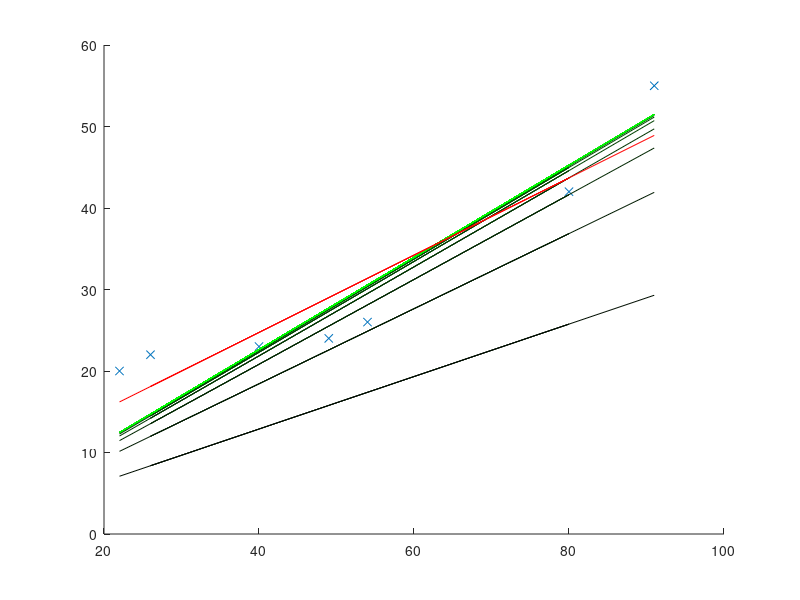

Write the MATLAB code that produced this figure.
%set the data
X=[1 1 1 1 1 1 1; 22 49 80 26 40 54 91];
Y=[20 24 42 22 23 26 55];
hold on;
plot(X(2,:),Y, 'x');

% set the actual values of W
W = [5.775 0.474]';
YAct = (W' * X);

% GRADIENT DESCENT
W = zeros(2,1);     % initialize W to all zeros
m = size(X,2);      % number of instances
n = size(W,1);      % number of parameters
alpha = 0.000025;    % gradient descent step size

disp('Starting Weights:');
W

% 1) do the loop for W estimation using gradient descent ------------
for iter = 1 : 20 % let's just do 5 iterations for now ... not til convergence
% for each iteration
for i = 1 : n       % looping for each parameter W(i)
    % find the derivative of J(W) for all instances
    sum_j = 0;
    for j = 1 : m
        hW_j = 0;
        for inner_i = 1 : n
            hW_j = hW_j + W(inner_i) * X(inner_i,j);
        end
        sum_j = sum_j + ( (hW_j - Y(j)) * X(i,j) ) ;
    end
    % calculate new value of W(i)
    W(i) = W(i) - alpha * sum_j;
end
% plot the thingy
newY = (W' * X);
gColor = 0.05 * iter;
plot(X(2,:),newY, 'Color', [0 gColor 0]);

% end 1) ------------
end
% output the final weights
disp ('Final calculated weights');
W
% output actual weights from formula in Red W = [5.775 0.474]'
plot(X(2,:),YAct, 'Color',[1 0 0]);
% finish off
hold off;
